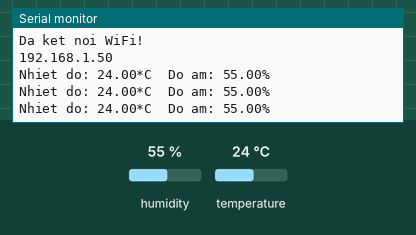
A sketch run on a simulated ESP8266 (NodeMCU). Parts: the last lines printed to the serial monitor. Inputs (shaded band) come from the test bench; at power-on: humidity 55 %, temperature 24 °C. WiFi joins after 1.5 s; servers stay silent unless stated.

Above: at 3.7 s.
3.8 s: humidity set to 22 %
At 5.0 s:
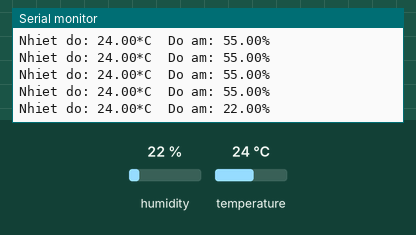
6.5 s: temperature set to 12 °C
At 7.0 s:
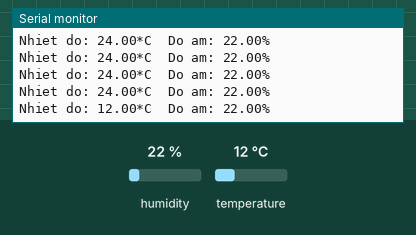
9.2 s: humidity set to 40 %
At 9.2 s:
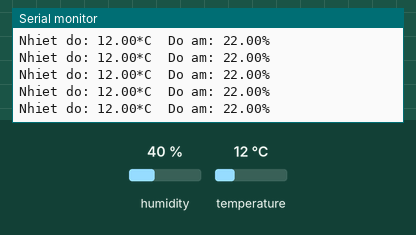
Timing chart, 0 to 12.2 s (numbered marks = the images above; inputs shaded):
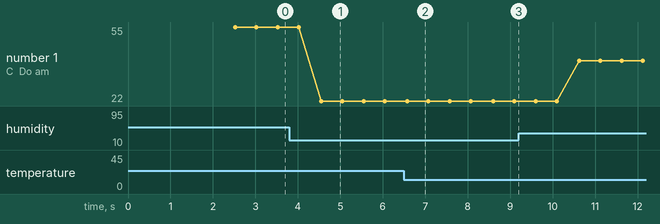

Measured:
- after the input at 3.8 s, the serial monitor: prints a new line after 0.75 s (image 1)
- after the input at 6.5 s, the serial monitor: prints a new line after 0.07 s (image 2)
- plotted number 1: 55 → 22 after the input at 3.8 s, 22 → 40 after the input at 9.2 s

The sketch:

dht11_firebase.ino
```cpp
#include <FirebaseESP8266.h>
#include <DHT.h>
#include  <ESP8266WiFi.h>

#define FIREBASE_HOST "https://smartwarehouse-95f00-default-rtdb.firebaseio.com/"
#define FIREBASE_AUTH "Ux2acATW6OPFu6E8uQfXP8aDVjAUFM3ou8WCI2fx"
#define WIFI_SSID "RIVE_2.4G" // Wifi Name : Joy 3_3725
#define WIFI_PASSWORD "@t8vanson" // Wifi Pass : 11111111
#define DHTPIN 5    // DHT 11 foot data, with NodeMCU foot D1 GPIO is 5
#define DHTTYPE DHT11   // DHT 11

DHT dht(DHTPIN, DHTTYPE);
FirebaseData fbdo;

void setup() {

  Serial.begin(9600);
  delay(1000);
  WiFi.begin (WIFI_SSID, WIFI_PASSWORD);
  Serial.print("Dang ket noi");
  while (WiFi.status() != WL_CONNECTED) {
    Serial.print(".");
    delay(500);
  }

  dht.begin();
  Serial.println ("");
  Serial.println ("Da ket noi WiFi!");
  Serial.println(WiFi.localIP());
  Firebase.begin(FIREBASE_HOST, FIREBASE_AUTH);

}

void loop() {

  float h = dht.readHumidity();
  float t = dht.readTemperature();  // Read the C mode

  if (isnan(h) || isnan(t)) {
    Serial.println("Failed to read from DHT sensor!");
    return;

  }

  Serial.print("Nhiet do: ");
  Serial.print(t);
  Serial.print("*C  ");
  Serial.print("Do am: ");
  Serial.print(h);
  Serial.println("%  ");

  Firebase.setFloat( fbdo,"Nhiet do", t);

  Firebase.setFloat ( fbdo,"Do am", h);

  delay(200);

}
```
